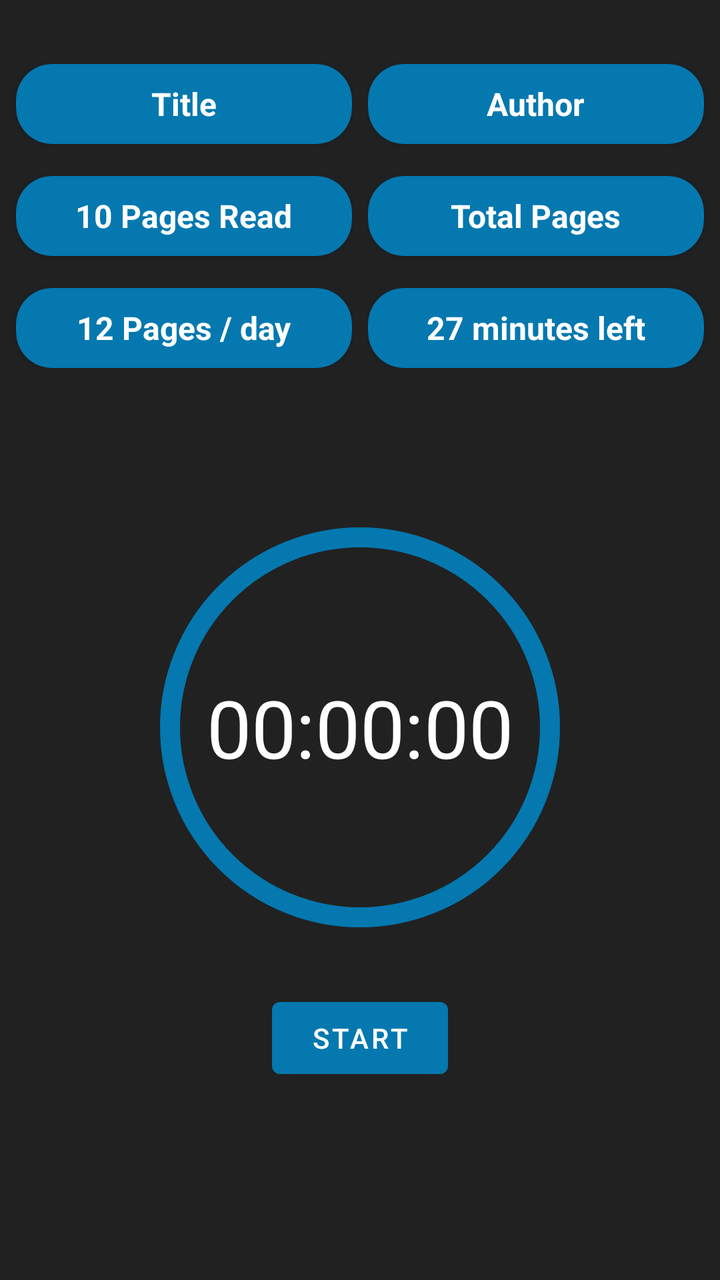
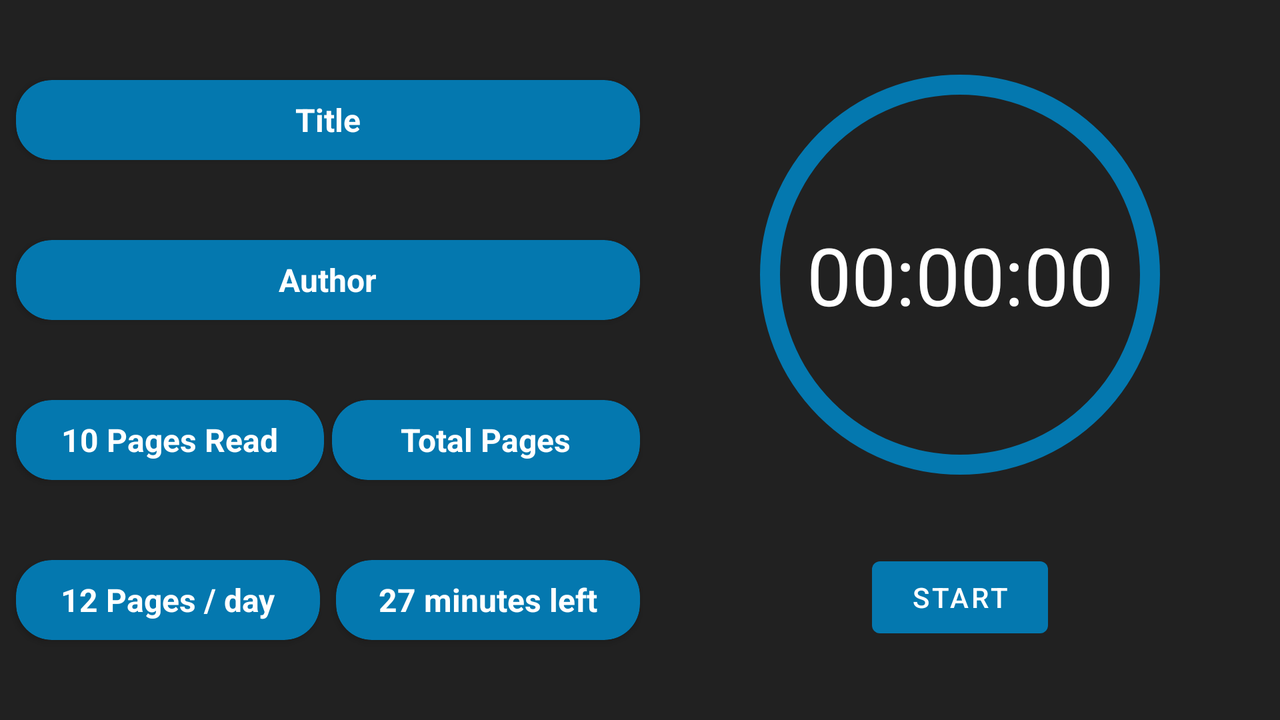

An Android layout and its configuration variant, each rendered on a device that would load it. The default file and the variant file are quoted in full after the pictures.
<!-- AndroidManifest.xml: application theme AppTheme -->
<!-- res/layout/fragment_tracking.xml -->
<?xml version="1.0" encoding="utf-8"?>
<androidx.constraintlayout.widget.ConstraintLayout xmlns:android="http://schemas.android.com/apk/res/android"
    xmlns:app="http://schemas.android.com/apk/res-auto"
    android:layout_width="match_parent"
    android:layout_height="match_parent"
    xmlns:tools="http://schemas.android.com/tools">

    <androidx.constraintlayout.widget.ConstraintLayout
        android:id="@+id/constraintLayout"
        android:layout_width="match_parent"
        android:layout_height="wrap_content"
        android:layout_marginTop="16dp"
        app:layout_constraintEnd_toEndOf="parent"
        app:layout_constraintHorizontal_bias="1.0"
        app:layout_constraintStart_toStartOf="parent"
        app:layout_constraintTop_toTopOf="parent">

        <androidx.cardview.widget.CardView
            android:id="@+id/cvTitle"
            android:layout_width="0dp"
            android:layout_height="40dp"
            android:layout_marginStart="8dp"
            android:layout_marginTop="16dp"
            android:layout_marginEnd="8dp"
            app:cardBackgroundColor="@color/colorPrimary"
            app:cardCornerRadius="18dp"
            app:layout_constraintEnd_toStartOf="@+id/cvAuthor"
            app:layout_constraintHorizontal_bias="0.5"
            app:layout_constraintStart_toStartOf="parent"
            app:layout_constraintTop_toTopOf="parent">

            <TextView
                android:id="@+id/tvTitle"
                android:layout_width="wrap_content"
                android:layout_height="wrap_content"
                android:layout_gravity="center"
                android:textSize="16sp"
                android:textStyle="bold"
                app:layout_constraintStart_toStartOf="parent"
                app:layout_constraintTop_toTopOf="parent"
                tools:text="Title" />

        </androidx.cardview.widget.CardView>

        <androidx.cardview.widget.CardView
            android:id="@+id/cvAuthor"
            android:layout_width="0dp"
            android:layout_height="40dp"
            android:layout_marginTop="16dp"
            android:layout_marginEnd="8dp"
            app:cardBackgroundColor="@color/colorPrimary"
            app:cardCornerRadius="18dp"
            app:layout_constraintEnd_toEndOf="parent"
            app:layout_constraintHorizontal_bias="0.5"
            app:layout_constraintStart_toEndOf="@+id/cvTitle"
            app:layout_constraintTop_toTopOf="parent">

            <TextView
                android:id="@+id/tvAuthor"
                android:layout_width="wrap_content"
                android:layout_height="wrap_content"
                android:layout_gravity="center"
                android:textSize="16sp"
                android:textStyle="bold"
                app:layout_constraintTop_toTopOf="parent"
                tools:text="Author" />
        </androidx.cardview.widget.CardView>

        <androidx.cardview.widget.CardView
            android:id="@+id/cvPagesRead"
            android:layout_width="0dp"
            android:layout_height="40dp"
            android:layout_marginStart="8dp"
            android:layout_marginTop="16dp"
            android:layout_marginEnd="8dp"
            app:cardBackgroundColor="@color/colorPrimary"
            app:cardCornerRadius="18dp"
            app:layout_constraintEnd_toStartOf="@+id/cvTotalPages"
            app:layout_constraintHorizontal_bias="0.5"
            app:layout_constraintStart_toStartOf="parent"
            app:layout_constraintTop_toBottomOf="@+id/cvTitle">

            <TextView
                android:id="@+id/tvPagesRead"
                android:layout_width="wrap_content"
                android:layout_height="wrap_content"
                android:layout_gravity="center"
                android:textSize="16sp"
                android:textStyle="bold"
                app:layout_constraintStart_toEndOf="@+id/tv1"
                app:layout_constraintTop_toBottomOf="@+id/tvAuthor"
                tools:text="10 Pages Read" />

        </androidx.cardview.widget.CardView>

        <androidx.cardview.widget.CardView
            android:id="@+id/cvTotalPages"
            android:layout_width="0dp"
            android:layout_height="40dp"
            android:layout_marginTop="16dp"
            android:layout_marginEnd="8dp"
            app:cardBackgroundColor="@color/colorPrimary"
            app:cardCornerRadius="18dp"
            app:layout_constraintEnd_toEndOf="parent"
            app:layout_constraintHorizontal_bias="0.5"
            app:layout_constraintStart_toEndOf="@+id/cvPagesRead"
            app:layout_constraintTop_toBottomOf="@+id/cvTitle">

            <TextView
                android:id="@+id/tvTotalPages"
                android:layout_width="wrap_content"
                android:layout_height="wrap_content"
                android:layout_gravity="center"
                android:textSize="16sp"
                android:textStyle="bold"
                tools:text="Total Pages" />

        </androidx.cardview.widget.CardView>

        <androidx.cardview.widget.CardView
            android:id="@+id/cvReadingSpeed"
            android:layout_width="0dp"
            android:layout_height="40dp"
            android:layout_marginStart="8dp"
            android:layout_marginTop="16dp"
            android:layout_marginEnd="8dp"
            app:cardBackgroundColor="@color/colorPrimary"
            app:cardCornerRadius="18dp"
            app:layout_constraintEnd_toStartOf="@id/cvEstimatedTime"
            app:layout_constraintStart_toStartOf="parent"
            app:layout_constraintTop_toBottomOf="@+id/cvPagesRead">

            <TextView
                android:id="@+id/tvReadingSpeed"
                android:layout_width="wrap_content"
                android:layout_height="wrap_content"
                android:layout_gravity="center"
                android:text="12 Pages / day"
                android:textSize="16sp"
                android:textStyle="bold" />

        </androidx.cardview.widget.CardView>

        <androidx.cardview.widget.CardView
            android:id="@+id/cvEstimatedTime"
            android:layout_width="0dp"
            android:layout_height="40dp"
            android:layout_marginTop="16dp"
            android:layout_marginEnd="8dp"
            app:cardBackgroundColor="@color/colorPrimary"
            app:cardCornerRadius="18dp"
            app:layout_constraintEnd_toEndOf="parent"
            app:layout_constraintStart_toEndOf="@+id/cvReadingSpeed"
            app:layout_constraintTop_toBottomOf="@+id/cvTotalPages">

            <TextView
                android:id="@+id/tvEstimatedTime"
                android:layout_width="wrap_content"
                android:layout_height="wrap_content"
                android:layout_gravity="center"
                android:text="27 minutes left"
                android:textSize="16sp"
                android:textStyle="bold" />

        </androidx.cardview.widget.CardView>

    </androidx.constraintlayout.widget.ConstraintLayout>

    <androidx.constraintlayout.widget.ConstraintLayout
        android:id="@+id/clInnerLayout"
        android:layout_width="match_parent"
        android:layout_height="0dp"
        android:layout_marginTop="32dp"
        app:layout_constraintBottom_toBottomOf="parent"
        app:layout_constraintEnd_toEndOf="parent"
        app:layout_constraintHorizontal_bias="0.0"
        app:layout_constraintStart_toStartOf="parent"
        app:layout_constraintTop_toBottomOf="@+id/constraintLayout"
        app:layout_constraintVertical_bias="0.0">

        <ImageView
            android:id="@+id/ivStopwatch"
            android:layout_width="200dp"
            android:layout_height="200dp"
            android:layout_marginTop="16dp"
            android:background="@drawable/circle_stopwatch"
            app:layout_constraintBottom_toTopOf="@+id/btnToggle"
            app:layout_constraintEnd_toEndOf="parent"
            app:layout_constraintStart_toStartOf="parent"
            app:layout_constraintTop_toTopOf="parent" />

        <com.google.android.material.textview.MaterialTextView
            android:id="@+id/tvTimer"
            android:layout_width="wrap_content"
            android:layout_height="wrap_content"
            android:layout_marginTop="24dp"
            android:text="00:00:00"
            android:textSize="40sp"
            app:layout_constraintBottom_toTopOf="@+id/btnToggle"
            app:layout_constraintEnd_toEndOf="parent"
            app:layout_constraintHorizontal_bias="0.5"
            app:layout_constraintStart_toStartOf="parent"
            app:layout_constraintTop_toTopOf="parent" />

        <com.google.android.material.button.MaterialButton
            android:id="@+id/btnToggle"
            android:layout_width="wrap_content"
            android:layout_height="wrap_content"
            android:layout_marginTop="8dp"
            android:text="Start"
            app:layout_constraintBottom_toBottomOf="parent"
            app:layout_constraintEnd_toStartOf="@+id/btnDone"
            app:layout_constraintHorizontal_bias="0.5"
            app:layout_constraintStart_toStartOf="parent"
            app:layout_constraintTop_toBottomOf="@+id/tvTimer" />

        <com.google.android.material.button.MaterialButton
            android:id="@+id/btnDone"
            android:layout_width="wrap_content"
            android:layout_height="wrap_content"
            android:text="Done"
            android:visibility="gone"
            app:layout_constraintBottom_toBottomOf="parent"
            app:layout_constraintEnd_toEndOf="parent"
            app:layout_constraintHorizontal_bias="0.5"
            app:layout_constraintStart_toEndOf="@+id/btnToggle"
            app:layout_constraintTop_toBottomOf="@+id/tvTimer" />

    </androidx.constraintlayout.widget.ConstraintLayout>

</androidx.constraintlayout.widget.ConstraintLayout>
<!-- resources referenced by this layout -->
<resources>
  <color name="colorPrimary">#0478af</color>
  <!-- drawable circle_stopwatch (drawable) -->
  <?xml version="1.0" encoding="utf-8"?>
  <shape xmlns:android="http://schemas.android.com/apk/res/android"
      android:shape="oval">
  
      <solid android:color="@android:color/transparent" />
  
      <stroke
          android:width="10dp"
          android:color="@color/colorPrimary" />
  
      <size
          android:width="10dp"
          android:height="10dp" />
  </shape>
  <style name="AppTheme" parent="Theme.MaterialComponents.DayNight.NoActionBar">
          
          <item name="colorPrimary">@color/colorPrimary</item>
          <item name="colorPrimaryDark">@color/colorPrimaryDark</item>
          <item name="colorAccent">@color/colorAccent</item>
  
          <item name="colorSurface">@color/colorSurface</item>
          <item name="android:colorBackground">@color/colorBackground</item>
  
          <item name="android:navigationBarColor">@color/navBarColor</item>
  
          <item name="android:textColor">@android:color/white</item>
          <item name="android:textColorPrimary">@android:color/white</item>
  
          <item name="md_background_color">@color/colorSurface</item>
  
          <item name="android:colorControlNormal">@color/colorAccent</item>
          <item name="android:colorControlActivated">@color/colorAccent</item>
          <item name="android:colorControlHighlight">@color/colorAccent</item>
  
          <item name="snackbarStyle">@style/MaterialSnackbarTheme</item>
      </style>
  <color name="colorPrimaryDark">#004c7f</color>
  <color name="colorAccent">#09FBD3</color>
  <color name="colorSurface">#212121</color>
  <color name="colorBackground">#212121</color>
  <color name="navBarColor">#121212</color>
  <style name="MaterialSnackbarTheme" parent="@style/Widget.MaterialComponents.Snackbar">
          <item name="android:background">@color/colorPrimary</item>
      </style>
</resources>
<!-- res/layout-land/fragment_tracking.xml (the repository's variant of the layout above) -->
<!-- drawn on the phone turned sideways -->
<?xml version="1.0" encoding="utf-8"?>
<androidx.constraintlayout.widget.ConstraintLayout xmlns:android="http://schemas.android.com/apk/res/android"
    xmlns:app="http://schemas.android.com/apk/res-auto"
    xmlns:tools="http://schemas.android.com/tools"
    android:layout_width="match_parent"
    android:layout_height="match_parent">

    <androidx.cardview.widget.CardView
        android:id="@+id/cvTitle"
        android:layout_width="0dp"
        android:layout_height="40dp"
        android:layout_marginStart="8dp"
        app:cardBackgroundColor="@color/colorPrimary"
        app:cardCornerRadius="18dp"
        app:layout_constraintBottom_toTopOf="@id/cvAuthor"
        app:layout_constraintEnd_toStartOf="@+id/guideline"
        app:layout_constraintStart_toStartOf="parent"
        app:layout_constraintTop_toTopOf="parent">

        <TextView
            android:id="@+id/tvTitle"
            android:layout_width="wrap_content"
            android:layout_height="wrap_content"
            android:layout_gravity="center"
            android:textSize="16sp"
            android:textStyle="bold"
            app:layout_constraintStart_toStartOf="parent"
            app:layout_constraintTop_toTopOf="parent"
            tools:text="Title" />

    </androidx.cardview.widget.CardView>

    <androidx.cardview.widget.CardView
        android:id="@+id/cvAuthor"
        android:layout_width="0dp"
        android:layout_height="40dp"
        android:layout_marginStart="8dp"
        app:cardBackgroundColor="@color/colorPrimary"
        app:cardCornerRadius="18dp"
        app:layout_constraintBottom_toTopOf="@id/cvPagesRead"
        app:layout_constraintEnd_toStartOf="@+id/guideline"
        app:layout_constraintStart_toStartOf="parent"
        app:layout_constraintTop_toBottomOf="@+id/cvTitle">

        <TextView
            android:id="@+id/tvAuthor"
            android:layout_width="wrap_content"
            android:layout_height="wrap_content"
            android:layout_gravity="center"
            android:textSize="16sp"
            android:textStyle="bold"
            app:layout_constraintTop_toTopOf="parent"
            tools:text="Author" />
    </androidx.cardview.widget.CardView>

    <androidx.cardview.widget.CardView
        android:id="@+id/cvPagesRead"
        android:layout_width="0dp"
        android:layout_height="40dp"
        android:layout_marginStart="8dp"
        android:layout_marginEnd="4dp"
        app:cardBackgroundColor="@color/colorPrimary"
        app:cardCornerRadius="18dp"
        app:layout_constraintBottom_toTopOf="@id/cvReadingSpeed"
        app:layout_constraintEnd_toStartOf="@+id/cvTotalPages"
        app:layout_constraintHorizontal_bias="0.5"
        app:layout_constraintStart_toStartOf="parent"
        app:layout_constraintTop_toBottomOf="@+id/cvAuthor">

        <TextView
            android:id="@+id/tvPagesRead"
            android:layout_width="wrap_content"
            android:layout_height="wrap_content"
            android:layout_gravity="center"
            android:textSize="16sp"
            android:textStyle="bold"
            app:layout_constraintStart_toEndOf="@+id/tv1"
            app:layout_constraintTop_toBottomOf="@+id/tvAuthor"
            tools:text="10 Pages Read" />

    </androidx.cardview.widget.CardView>

    <androidx.cardview.widget.CardView
        android:id="@+id/cvTotalPages"
        android:layout_width="0dp"
        android:layout_height="40dp"
        app:cardBackgroundColor="@color/colorPrimary"
        app:cardCornerRadius="18dp"
        app:layout_constraintBottom_toTopOf="@id/cvEstimatedTime"
        app:layout_constraintEnd_toStartOf="@id/guideline"
        app:layout_constraintHorizontal_bias="0.5"
        app:layout_constraintStart_toEndOf="@+id/cvPagesRead"
        app:layout_constraintTop_toBottomOf="@+id/cvAuthor">

        <TextView
            android:id="@+id/tvTotalPages"
            android:layout_width="wrap_content"
            android:layout_height="wrap_content"
            android:layout_gravity="center"
            android:textSize="16sp"
            android:textStyle="bold"
            tools:text="Total Pages" />

    </androidx.cardview.widget.CardView>

    <androidx.cardview.widget.CardView
        android:id="@+id/cvReadingSpeed"
        android:layout_width="0dp"
        android:layout_height="40dp"
        android:layout_marginStart="8dp"
        android:layout_marginEnd="8dp"
        app:cardBackgroundColor="@color/colorPrimary"
        app:cardCornerRadius="18dp"
        app:layout_constraintBottom_toBottomOf="parent"
        app:layout_constraintEnd_toStartOf="@id/cvEstimatedTime"
        app:layout_constraintStart_toStartOf="parent"
        app:layout_constraintTop_toBottomOf="@+id/cvPagesRead">

        <TextView
            android:id="@+id/tvReadingSpeed"
            android:layout_width="wrap_content"
            android:layout_height="wrap_content"
            android:layout_gravity="center"
            android:text="12 Pages / day"
            android:textSize="16sp"
            android:textStyle="bold" />

    </androidx.cardview.widget.CardView>

    <androidx.cardview.widget.CardView
        android:id="@+id/cvEstimatedTime"
        android:layout_width="0dp"
        android:layout_height="40dp"
        app:cardBackgroundColor="@color/colorPrimary"
        app:cardCornerRadius="18dp"
        app:layout_constraintBottom_toBottomOf="parent"
        app:layout_constraintEnd_toStartOf="@id/guideline"
        app:layout_constraintStart_toEndOf="@+id/cvReadingSpeed"
        app:layout_constraintTop_toBottomOf="@+id/cvTotalPages">

        <TextView
            android:id="@+id/tvEstimatedTime"
            android:layout_width="wrap_content"
            android:layout_height="wrap_content"
            android:layout_gravity="center"
            android:text="27 minutes left"
            android:textSize="16sp"
            android:textStyle="bold" />

    </androidx.cardview.widget.CardView>


    <ImageView
        android:id="@+id/ivStopwatch"
        android:layout_width="200dp"
        android:layout_height="200dp"
        android:background="@drawable/circle_stopwatch"
        app:layout_constraintBottom_toTopOf="@+id/btnToggle"
        app:layout_constraintEnd_toEndOf="parent"
        app:layout_constraintStart_toStartOf="@id/guideline"
        app:layout_constraintTop_toTopOf="parent" />

    <com.google.android.material.textview.MaterialTextView
        android:id="@+id/tvTimer"
        android:layout_width="wrap_content"
        android:layout_height="wrap_content"
        android:text="00:00:00"
        android:textSize="40sp"
        app:layout_constraintEnd_toEndOf="@id/ivStopwatch"
        app:layout_constraintHorizontal_bias="0.5"
        app:layout_constraintStart_toStartOf="@id/ivStopwatch"
        app:layout_constraintTop_toTopOf="@id/ivStopwatch"
        app:layout_constraintBottom_toBottomOf="@id/ivStopwatch"/>

    <com.google.android.material.button.MaterialButton
        android:id="@+id/btnToggle"
        android:layout_width="wrap_content"
        android:layout_height="wrap_content"
        android:text="Start"
        app:layout_constraintBottom_toBottomOf="parent"
        app:layout_constraintEnd_toStartOf="@+id/btnDone"
        app:layout_constraintHorizontal_bias="0.5"
        app:layout_constraintStart_toStartOf="@id/guideline"
        app:layout_constraintTop_toBottomOf="@+id/ivStopwatch" />

    <com.google.android.material.button.MaterialButton
        android:id="@+id/btnDone"
        android:layout_width="wrap_content"
        android:layout_height="wrap_content"
        android:text="Done"
        android:visibility="gone"
        app:layout_constraintBottom_toBottomOf="parent"
        app:layout_constraintEnd_toEndOf="parent"
        app:layout_constraintHorizontal_bias="0.5"
        app:layout_constraintStart_toEndOf="@+id/btnToggle"
        app:layout_constraintTop_toBottomOf="@+id/ivStopwatch" />


    <androidx.constraintlayout.widget.Guideline
        android:id="@+id/guideline"
        android:layout_width="wrap_content"
        android:layout_height="wrap_content"
        android:orientation="vertical"
        app:layout_constraintGuide_percent="0.5" />

</androidx.constraintlayout.widget.ConstraintLayout>
